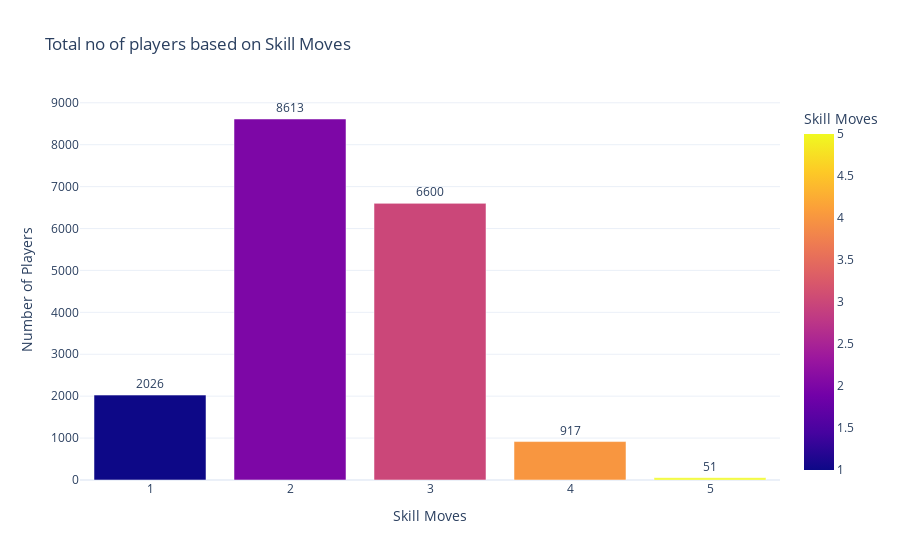

Here is the notebook cell this chart was saved with:
### Code cell
import plotly.express as px
# Create the bar chart using Plotly Express
fig = px.bar(fifa_data['Skill Moves'].value_counts().reset_index(),x='Skill Moves',y='count', color='Skill Moves',
    labels={'index': 'Skill Moves', 'Skill Moves': 'Skill Moves'},title='Total no of players based on Skill Moves')

# Update layout for better appearance
fig.update_layout(
    xaxis_title='Skill Moves',
    yaxis_title='Number of Players',
    template='plotly_white'
)

# Add value labels on top of each bar
fig.update_traces(texttemplate='%{y}', textposition='outside')

# Show the plot
fig.show()

### Figure 1 — Plotly figure (JSON) as saved in the notebook; plotly's stock layout.template omitted (floating-point values rounded to 4 significant figures)
{"data": [{"alignmentgroup": "True", "hovertemplate": "Skill Moves=%{marker.color}<br>count=%{y}<extra></extra>", "legendgroup": "", "marker": {"color": [2, 3, 1, 4, 5], "coloraxis": "coloraxis", "pattern": {"shape": ""}}, "name": "", "offsetgroup": "", "orientation": "v", "showlegend": false, "textposition": "outside", "texttemplate": "%{y}", "type": "bar", "x": [2, 3, 1, 4, 5], "xaxis": "x", "y": [8613, 6600, 2026, 917, 51], "yaxis": "y"}], "layout": {"barmode": "relative", "coloraxis": {"colorbar": {"title": {"text": "Skill Moves"}}, "colorscale": [[0, "#0d0887"], [0.1111, "#46039f"], [0.2222, "#7201a8"], [0.3333, "#9c179e"], [0.4444, "#bd3786"], [0.5556, "#d8576b"], [0.6667, "#ed7953"], [0.7778, "#fb9f3a"], [0.8889, "#fdca26"], [1, "#f0f921"]]}, "legend": {"tracegroupgap": 0}, "title": {"text": "Total no of players based on Skill Moves"}, "xaxis": {"anchor": "y", "domain": [0, 1], "title": {"text": "Skill Moves"}}, "yaxis": {"anchor": "x", "domain": [0, 1], "title": {"text": "Number of Players"}}}}
